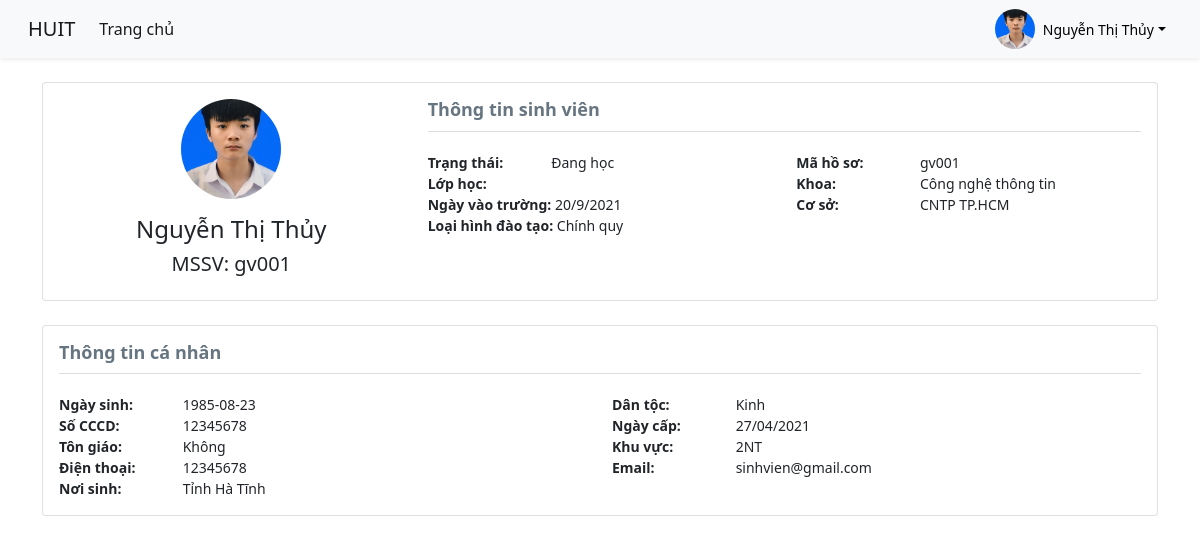
The app's page /DOAN_PHP/page/infosv.php (signed in) with its own data.
### tables this page shows
CREATE TABLE `_user` (
  `id` int(11) NOT NULL,
  `_user_id` varchar(10) NOT NULL,
  `username` varchar(20) NOT NULL,
  `password` varchar(20) NOT NULL,
  `department_id` varchar(10) NOT NULL,
  `fullname` varchar(50) NOT NULL,
  `role` int(1) NOT NULL DEFAULT 0,
  `is_active` int(1) NOT NULL DEFAULT 1,
  `date` date DEFAULT NULL,
  `class` varchar(255) NOT NULL DEFAULT '',
  `address` varchar(255) NOT NULL
);

CREATE TABLE `department` (
  `department_id` varchar(10) NOT NULL,
  `dep_name` varchar(50) NOT NULL,
  `create_at` datetime DEFAULT current_timestamp(),
  `is_active` int(1) NOT NULL DEFAULT 1
);

### DOAN_PHP/page/infosv.php (the view, shortened to what this page needs)
<?php
include '../cnf/connect.php';
$username = $_SESSION['username'];
$stmt = $pdo->prepare('SELECT u._user_id, d.dep_name
                      FROM _user u
                      JOIN department d ON u.department_id = d.department_id
                      WHERE u.username = :username');
$stmt->execute(['username' => $username]);
$user = $stmt->fetch(PDO::FETCH_ASSOC);
$_user_id = $user['_user_id'];
$dep_name = $user['dep_name'];
$stmt = $pdo->prepare('SELECT * FROM _user WHERE _user_id = :user_id');
$stmt->execute(['user_id' => $_user_id]);
$student = $stmt->fetch(PDO::FETCH_ASSOC);
?>
<!DOCTYPE html>
<html lang="en">
<head>
    <link rel="stylesheet" href="https://maxcdn.bootstrapcdn.com/bootstrap/4.5.2/css/bootstrap.min.css">
    <link rel="stylesheet" href="https://cdnjs.cloudflare.com/ajax/libs/font-awesome/5.15.4/css/all.min.css">
</head>
<body>
    <?php include "header.php" ?>
    <div class="container mt-4">
        <div class="card mb-4">
            <div class="card-body">
                <div class="row">
                    <div class="col-md-4 text-center">
                        <img src="../img/avt.png" alt="Profile Image" class="rounded-circle" width="100" height="100" style="object-fit: cover;">
                        <h1 class="h4 mt-3"><?php echo $student['fullname'] ?></h1>
                        <h5>MSSV: <?php echo $student['_user_id'] ?></h5>
                    </div>
                    <div class="col-md-8">
                        <h2 class="section-title">Thông tin sinh viên</h2>
                        <div class="row">
                            <div class="col-md-6 info-list"><strong>Trạng thái:</strong> Đang học</div>
                            <div class="col-md-6 info-list"><strong>Mã hồ sơ:</strong> <?php echo $student['_user_id'] ?></div>
                            <div class="col-md-6 info-list"><strong>Lớp học:</strong> <?php echo $student['class'] ?></div>
                            <div class="col-md-6 info-list"><strong>Khoa:</strong> <?php echo $dep_name; ?></div>
                            <div class="col-md-6 info-list"><strong>Ngày vào trường:</strong> 20/9/2021</div>
                            <div class="col-md-6 info-list"><strong>Cơ sở:</strong> CNTP TP.HCM</div>
                            <div class="col-md-6 info-list"><strong>Loại hình đào tạo:</strong> Chính quy</div>
                        </div>
                    </div>
                </div>
            </div>
        </div>
        <div class="card">
            <div class="card-body">
                <h2 class="section-title">Thông tin cá nhân</h2>
                <div class="row">
                    <div class="col-md-6 info-list"><strong>Ngày sinh:</strong> <?php echo $student['date'] ?></div>
                    <div class="col-md-6 info-list"><strong>Dân tộc:</strong> Kinh</div>
                    <div class="col-md-6 info-list"><strong>Số CCCD:</strong> 12345678</div>
                    <div class="col-md-6 info-list"><strong>Ngày cấp:</strong> 27/04/2021</div>
                    <div class="col-md-6 info-list"><strong>Tôn giáo:</strong> Không</div>
                    <div class="col-md-6 info-list"><strong>Khu vực:</strong> 2NT</div>
                    <div class="col-md-6 info-list"><strong>Điện thoại:</strong> 12345678</div>
                    <div class="col-md-6 info-list"><strong>Email:</strong> sinhvien@gmail.com</div>
                    <div class="col-md-12 info-list"><strong>Nơi sinh:</strong> Tỉnh <?php echo $student['address'] ?></div>
                </div>
            </div>
        </div>
    </div>
</body>
</html>

### DOAN_PHP/page/header.php (shortened to what this page needs)
<?php
include '../cnf/connect.php';
$username = $_SESSION['username'];
$stmt = $pdo->prepare('SELECT fullname, role FROM _user WHERE username = :username');
$stmt->execute(['username' => $username]);
$user = $stmt->fetch(PDO::FETCH_ASSOC);
$fullname = $user['fullname'];
?>
<!DOCTYPE html>
<html lang="en">
<head>
    <link href='https://cdn.jsdelivr.net/npm/bootstrap@5.0.2/dist/css/bootstrap.min.css' rel='stylesheet'
>
</head>
<body>
    <nav class="navbar navbar-expand-lg navbar-light bg-light shadow-sm">
        <div class="container-fluid">
            <a class="navbar-brand" href="./login.php">HUIT</a>
            <div class="collapse navbar-collapse" id="navbarNav">
                <ul class="navbar-nav me-auto mb-2 mb-lg-0">
                    <li class="nav-item">
                        <a class="nav-link active" aria-current="page" href="./login.php">Trang chủ</a>
                    </li>
                </ul>
                <div class="dropdown">
                    <button class="dropdown-toggle d-flex align-items-center border-0 bg-transparent" type="button"
                        id="dropdownMenuButton" data-bs-toggle="dropdown" aria-expanded="false">
                        <div class="avatar rounded-circle me-2" style="width: 40px; height: 40px; overflow: hidden;">
                            <img src="../img/avt.png" alt="User Avatar" class="w-100 h-100" style="object-fit: cover;">
                        </div>
                        <span style="font-size: 14px;"><?php echo $fullname; ?></span>
                    </button>
                </div>
            </div>
        </div>
    </nav>
</body>
</html>

### DOAN_PHP/page/infosv.php (style rules this page uses)
.section-title { font-size: 18px; font-weight: bold; color: #667580; border-bottom: 1px solid #ddd; padding-bottom: 10px; margin-bottom: 20px; }
.info-list { font-size: 14px; }
.info-list strong { display: inline-block; min-width: 120px; }

### records on screen
_user: fullname "Nguyễn Thị Thủy", _user "gv001", department.dep_name "Công nghệ thông tin", date "1985-08-23", address "Hà Tĩnh"
